Frame 1 (no input): blank canvas, image omitted
Frame 60 (the mouse pressed at the canvas centre just before this capture): blank canvas, image omitted
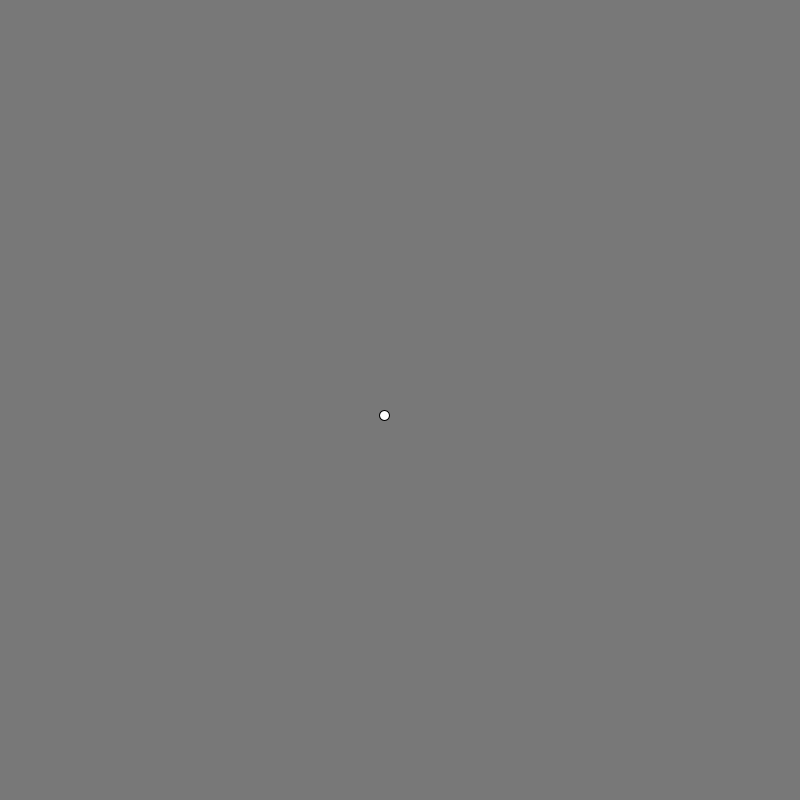
Frame 120 (the mouse held since frame 60 and released just before this capture)

The Processing sketch whose frames 1 and 60 were blank and that drew this single picture after the mouse press (run headless with seeded random() and noise(); from frame 60 on, the mouse is pressed at the canvas centre):

// Processing sketch: sketch_03
// ── sketch_03.pde
Ball[] balls = {};

void setup() {
  size(800, 800);
}

void draw() {
  background(120);
  for(int i = 0; i < balls.length; i++){
    balls[i].move();
    balls[i].display();
  }
}

void mousePressed(){
  Ball new_ball = new Ball(mouseX, mouseY);
  balls = (Ball[]) append(balls, new_ball);
}

// ── Ball.pde
class Ball {
  PVector location;
  PVector velocity;
  int maxspeed = 10;
  
  Ball(int x, int y) {
    location = new PVector(x, y);
    velocity = new PVector(5, -5);
  }
  
  void move() {
    // the mouse loc in a vector
    PVector target = new PVector(mouseX, mouseY);
    // make a vector between target and locaiton - pointing at target - swap to point away
    PVector steer = PVector.sub(target, location); 
    steer.setMag(1); // set length - magniutude - of vector to 1. retains direction
    velocity.add(steer); // add steering to velocity
    velocity.limit(maxspeed); // set max velocity
    location.add(velocity);
  }
  
  void display() {
    ellipse(location.x, location.y, 10, 10);
    checkBounds();
  }
  
  void checkBounds() {
    if ((location.x > width) || (location.x < 0)) {
      velocity.x = velocity.x * -1;
    }
    
    if ((location.y > height) || (location.y < 0)) {
      velocity.y = velocity.y * -1;
    }
  }
}
